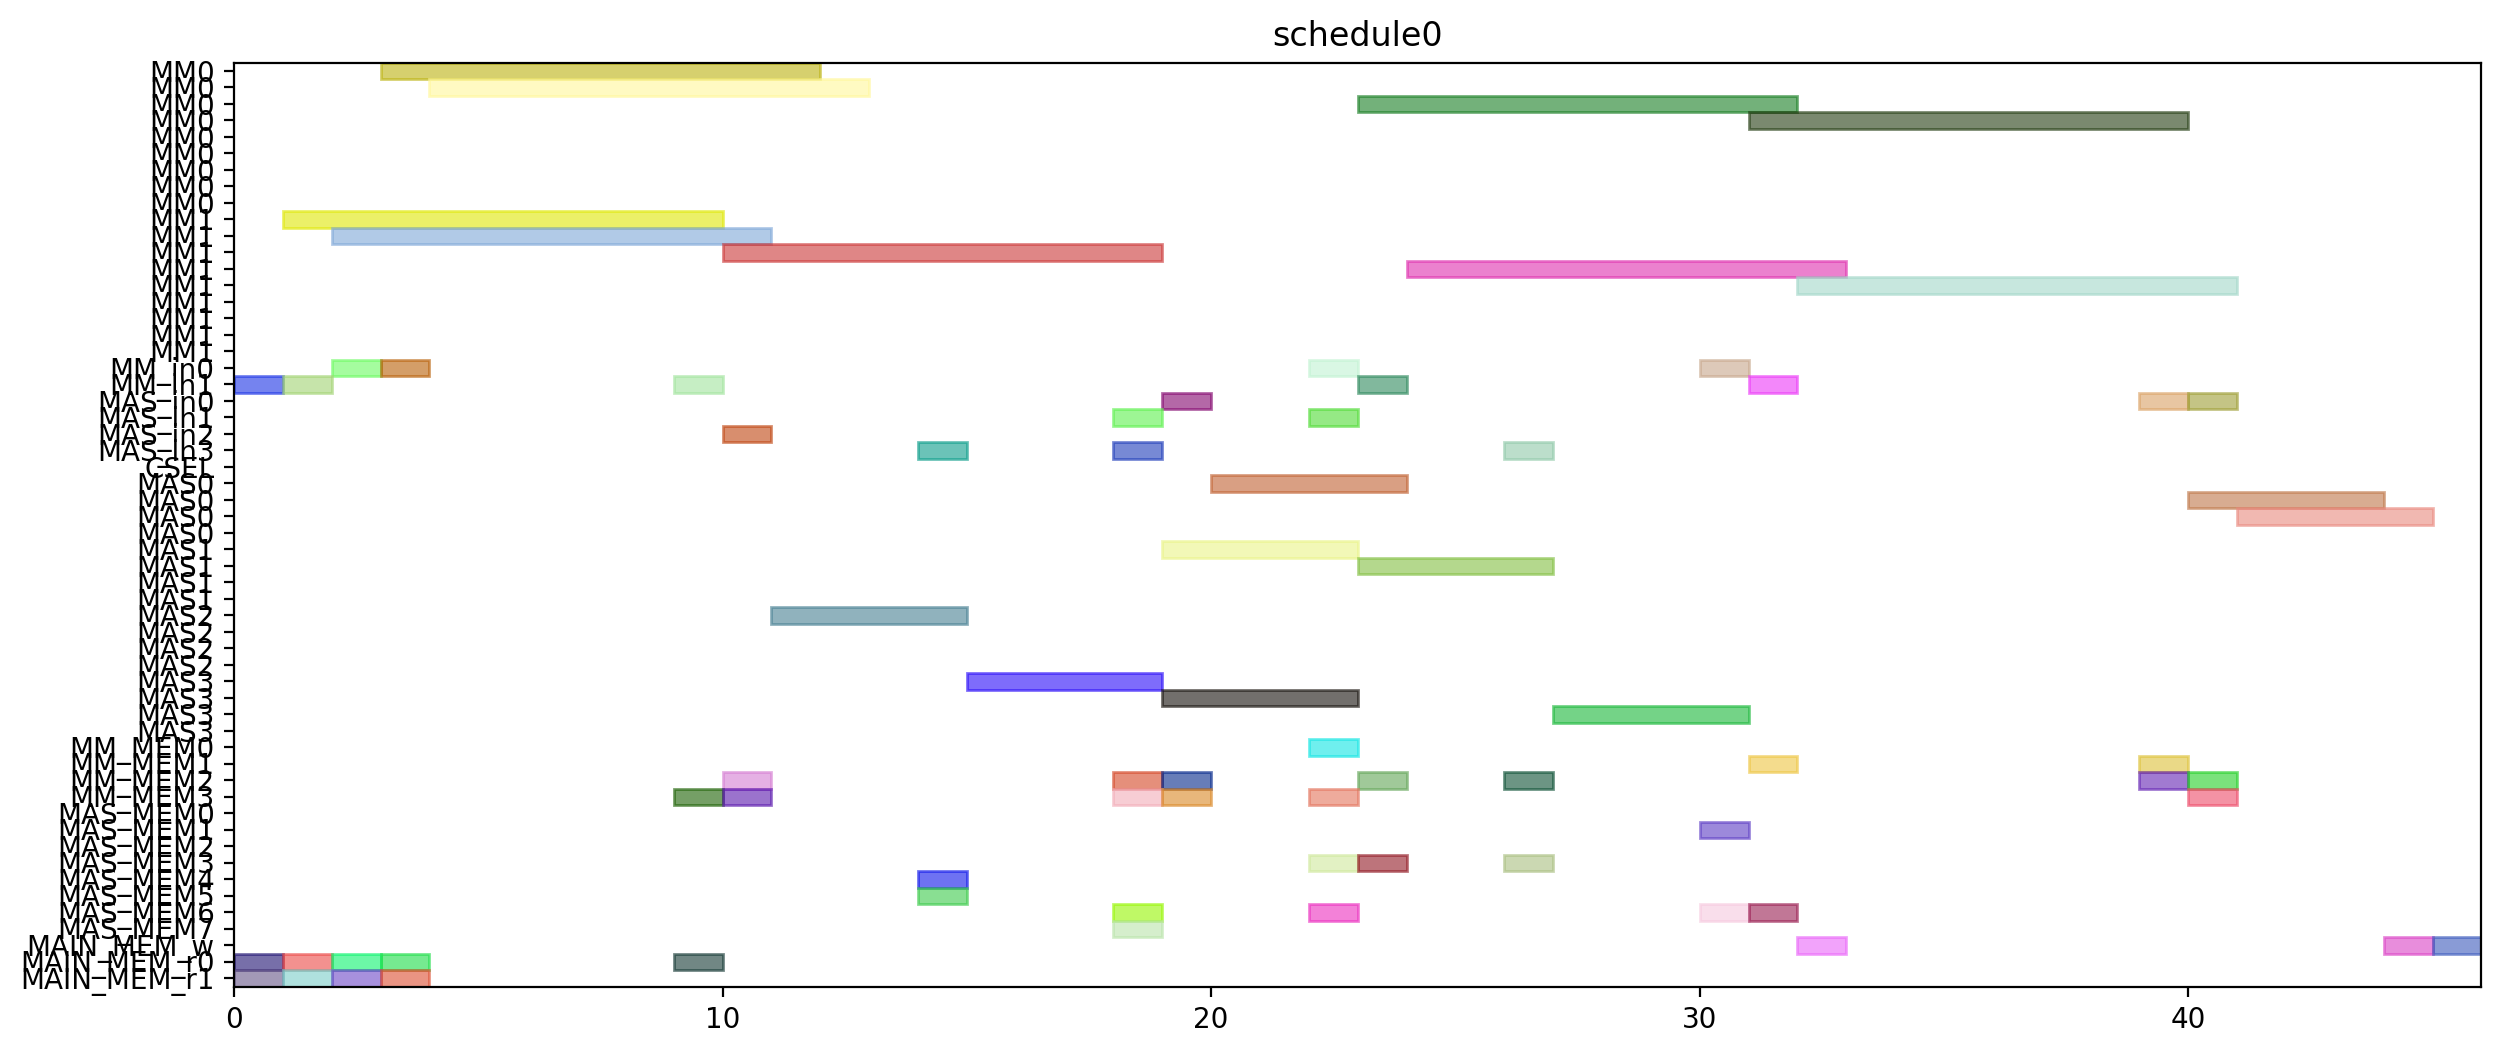

This figure's Python source:
from pyschedule import Scenario, solvers, plotters, alt


def solve():
	horizon = 120
	S = Scenario("schedule0", horizon=horizon)

	# resource
	MM = S.Resources('MM', num=2, size=9)
	MM_in = S.Resources('MM_in', num=2)
	MAS_in = S.Resources('MAS_in', num=4)
	CSEL = S.Resource('CSEL')
	MAS = S.Resources('MAS', num=4, size=4, periods=range(1, horizon))
	MM_MEM = S.Resources('MM_MEM', num=4)
	MAS_MEM = S.Resources('MAS_MEM', num=8)
	MAIN_MEM_w = S.Resource('MAIN_MEM_w', size=1)
	MAIN_MEM_r = S.Resources('MAIN_MEM_r', num=2)

	# result of previous scheduling

	# new tasks
	t0 = S.Task('t0', length=9, delay_cost=1)
	t0 += alt(MM)
	t0_in = S.Task('t0_in', length=1, delay_cost=1)
	t0_in += alt(MM_in)
	S += t0_in*MM_in[0]<=t0*MM[0]
	S += t0_in*MM_in[1]<=t0*MM[1]
	t0_mem0 = S.Task('t0_mem0', length=1, delay_cost=1)
	t0_mem0 += MAIN_MEM_r[0]
	S += t0_mem0 <= t0

	t0_mem1 = S.Task('t0_mem1', length=1, delay_cost=1)
	t0_mem1 += MAIN_MEM_r[1]
	S += t0_mem1 <= t0

	t3 = S.Task('t3', length=9, delay_cost=1)
	t3 += alt(MM)
	t3_in = S.Task('t3_in', length=1, delay_cost=1)
	t3_in += alt(MM_in)
	S += t3_in*MM_in[0]<=t3*MM[0]
	S += t3_in*MM_in[1]<=t3*MM[1]
	t3_mem0 = S.Task('t3_mem0', length=1, delay_cost=1)
	t3_mem0 += MAIN_MEM_r[0]
	S += t3_mem0 <= t3

	t3_mem1 = S.Task('t3_mem1', length=1, delay_cost=1)
	t3_mem1 += MAIN_MEM_r[1]
	S += t3_mem1 <= t3

	t1 = S.Task('t1', length=9, delay_cost=1)
	t1 += alt(MM)
	t1_in = S.Task('t1_in', length=1, delay_cost=1)
	t1_in += alt(MM_in)
	S += t1_in*MM_in[0]<=t1*MM[0]
	S += t1_in*MM_in[1]<=t1*MM[1]
	t1_mem0 = S.Task('t1_mem0', length=1, delay_cost=1)
	t1_mem0 += MAIN_MEM_r[0]
	S += t1_mem0 <= t1

	t1_mem1 = S.Task('t1_mem1', length=1, delay_cost=1)
	t1_mem1 += MAIN_MEM_r[1]
	S += t1_mem1 <= t1

	t2 = S.Task('t2', length=9, delay_cost=1)
	t2 += alt(MM)
	t2_in = S.Task('t2_in', length=1, delay_cost=1)
	t2_in += alt(MM_in)
	S += t2_in*MM_in[0]<=t2*MM[0]
	S += t2_in*MM_in[1]<=t2*MM[1]
	t2_mem0 = S.Task('t2_mem0', length=1, delay_cost=1)
	t2_mem0 += MAIN_MEM_r[0]
	S += t2_mem0 <= t2

	t2_mem1 = S.Task('t2_mem1', length=1, delay_cost=1)
	t2_mem1 += MAIN_MEM_r[1]
	S += t2_mem1 <= t2

	t4 = S.Task('t4', length=9, delay_cost=1)
	t4 += alt(MM)
	t4_in = S.Task('t4_in', length=1, delay_cost=1)
	t4_in += alt(MM_in)
	S += t4_in*MM_in[0]<=t4*MM[0]
	S += t4_in*MM_in[1]<=t4*MM[1]
	t4_mem0 = S.Task('t4_mem0', length=1, delay_cost=1)
	t4_mem0 += MAIN_MEM_r[0]
	S += t4_mem0 <= t4

	t4_mem1 = S.Task('t4_mem1', length=1, delay_cost=1)
	t4_mem1 += alt(MM_MEM)
	S += (t2*MM[0])-1 < t4_mem1*MM_MEM[1]
	S += (t2*MM[1])-1 < t4_mem1*MM_MEM[3]
	S += t4_mem1 <= t4

	t5 = S.Task('t5', length=4, delay_cost=1)
	t5 += alt(MAS)
	t5_in = S.Task('t5_in', length=1, delay_cost=1)
	t5_in += alt(MAS_in)
	S += t5_in*MAS_in[0]<=t5*MAS[0]

	S += t5_in*MAS_in[1]<=t5*MAS[1]

	S += t5_in*MAS_in[2]<=t5*MAS[2]

	S += t5_in*MAS_in[3]<=t5*MAS[3]

	t5_mem0 = S.Task('t5_mem0', length=1, delay_cost=1)
	t5_mem0 += alt(MM_MEM)
	S += (t0*MM[0])-1 < t5_mem0*MM_MEM[0]
	S += (t0*MM[1])-1 < t5_mem0*MM_MEM[2]
	S += t5_mem0 <= t5

	t5_mem1 = S.Task('t5_mem1', length=1, delay_cost=1)
	t5_mem1 += alt(MM_MEM)
	S += (t0*MM[0])-1 < t5_mem1*MM_MEM[1]
	S += (t0*MM[1])-1 < t5_mem1*MM_MEM[3]
	S += t5_mem1 <= t5

	t6 = S.Task('t6', length=4, delay_cost=1)
	t6 += alt(MAS)
	t6_in = S.Task('t6_in', length=1, delay_cost=1)
	t6_in += alt(MAS_in)
	S += t6_in*MAS_in[0]<=t6*MAS[0]

	S += t6_in*MAS_in[1]<=t6*MAS[1]

	S += t6_in*MAS_in[2]<=t6*MAS[2]

	S += t6_in*MAS_in[3]<=t6*MAS[3]

	t6_mem0 = S.Task('t6_mem0', length=1, delay_cost=1)
	t6_mem0 += alt(MAS_MEM)
	S += (t5*MAS[0])-1 < t6_mem0*MAS_MEM[0]
	S += (t5*MAS[1])-1 < t6_mem0*MAS_MEM[2]
	S += (t5*MAS[2])-1 < t6_mem0*MAS_MEM[4]
	S += (t5*MAS[3])-1 < t6_mem0*MAS_MEM[6]
	S += t6_mem0 <= t6

	t6_mem1 = S.Task('t6_mem1', length=1, delay_cost=1)
	t6_mem1 += alt(MAS_MEM)
	S += (t5*MAS[0])-1 < t6_mem1*MAS_MEM[1]
	S += (t5*MAS[1])-1 < t6_mem1*MAS_MEM[3]
	S += (t5*MAS[2])-1 < t6_mem1*MAS_MEM[5]
	S += (t5*MAS[3])-1 < t6_mem1*MAS_MEM[7]
	S += t6_mem1 <= t6

	t9 = S.Task('t9', length=4, delay_cost=1)
	t9 += alt(MAS)
	t9_in = S.Task('t9_in', length=1, delay_cost=1)
	t9_in += alt(MAS_in)
	S += t9_in*MAS_in[0]<=t9*MAS[0]

	S += t9_in*MAS_in[1]<=t9*MAS[1]

	S += t9_in*MAS_in[2]<=t9*MAS[2]

	S += t9_in*MAS_in[3]<=t9*MAS[3]

	t9_mem0 = S.Task('t9_mem0', length=1, delay_cost=1)
	t9_mem0 += alt(MM_MEM)
	S += (t0*MM[0])-1 < t9_mem0*MM_MEM[0]
	S += (t0*MM[1])-1 < t9_mem0*MM_MEM[2]
	S += t9_mem0 <= t9

	t9_mem1 = S.Task('t9_mem1', length=1, delay_cost=1)
	t9_mem1 += alt(MM_MEM)
	S += (t4*MM[0])-1 < t9_mem1*MM_MEM[1]
	S += (t4*MM[1])-1 < t9_mem1*MM_MEM[3]
	S += t9_mem1 <= t9

	t10 = S.Task('t10', length=4, delay_cost=1)
	t10 += alt(MAS)
	t10_in = S.Task('t10_in', length=1, delay_cost=1)
	t10_in += alt(MAS_in)
	S += t10_in*MAS_in[0]<=t10*MAS[0]

	S += t10_in*MAS_in[1]<=t10*MAS[1]

	S += t10_in*MAS_in[2]<=t10*MAS[2]

	S += t10_in*MAS_in[3]<=t10*MAS[3]

	t10_mem0 = S.Task('t10_mem0', length=1, delay_cost=1)
	t10_mem0 += alt(MM_MEM)
	S += (t4*MM[0])-1 < t10_mem0*MM_MEM[0]
	S += (t4*MM[1])-1 < t10_mem0*MM_MEM[2]
	S += t10_mem0 <= t10

	t10_mem1 = S.Task('t10_mem1', length=1, delay_cost=1)
	t10_mem1 += alt(MM_MEM)
	S += (t4*MM[0])-1 < t10_mem1*MM_MEM[1]
	S += (t4*MM[1])-1 < t10_mem1*MM_MEM[3]
	S += t10_mem1 <= t10

	t7 = S.Task('t7', length=4, delay_cost=1)
	t7 += alt(MAS)
	t7_in = S.Task('t7_in', length=1, delay_cost=1)
	t7_in += alt(MAS_in)
	S += t7_in*MAS_in[0]<=t7*MAS[0]

	S += t7_in*MAS_in[1]<=t7*MAS[1]

	S += t7_in*MAS_in[2]<=t7*MAS[2]

	S += t7_in*MAS_in[3]<=t7*MAS[3]

	t7_mem0 = S.Task('t7_mem0', length=1, delay_cost=1)
	t7_mem0 += alt(MAS_MEM)
	S += (t6*MAS[0])-1 < t7_mem0*MAS_MEM[0]
	S += (t6*MAS[1])-1 < t7_mem0*MAS_MEM[2]
	S += (t6*MAS[2])-1 < t7_mem0*MAS_MEM[4]
	S += (t6*MAS[3])-1 < t7_mem0*MAS_MEM[6]
	S += t7_mem0 <= t7

	t7_mem1 = S.Task('t7_mem1', length=1, delay_cost=1)
	t7_mem1 += alt(MAS_MEM)
	S += (t6*MAS[0])-1 < t7_mem1*MAS_MEM[1]
	S += (t6*MAS[1])-1 < t7_mem1*MAS_MEM[3]
	S += (t6*MAS[2])-1 < t7_mem1*MAS_MEM[5]
	S += (t6*MAS[3])-1 < t7_mem1*MAS_MEM[7]
	S += t7_mem1 <= t7

	t11 = S.Task('t11', length=4, delay_cost=1)
	t11 += alt(MAS)
	t11_in = S.Task('t11_in', length=1, delay_cost=1)
	t11_in += alt(MAS_in)
	S += t11_in*MAS_in[0]<=t11*MAS[0]

	S += t11_in*MAS_in[1]<=t11*MAS[1]

	S += t11_in*MAS_in[2]<=t11*MAS[2]

	S += t11_in*MAS_in[3]<=t11*MAS[3]

	t11_mem0 = S.Task('t11_mem0', length=1, delay_cost=1)
	t11_mem0 += alt(MAS_MEM)
	S += (t10*MAS[0])-1 < t11_mem0*MAS_MEM[0]
	S += (t10*MAS[1])-1 < t11_mem0*MAS_MEM[2]
	S += (t10*MAS[2])-1 < t11_mem0*MAS_MEM[4]
	S += (t10*MAS[3])-1 < t11_mem0*MAS_MEM[6]
	S += t11_mem0 <= t11

	t11_mem1 = S.Task('t11_mem1', length=1, delay_cost=1)
	t11_mem1 += alt(MM_MEM)
	S += (t4*MM[0])-1 < t11_mem1*MM_MEM[1]
	S += (t4*MM[1])-1 < t11_mem1*MM_MEM[3]
	S += t11_mem1 <= t11

	t8 = S.Task('t8', length=9, delay_cost=1)
	t8 += alt(MM)
	t8_in = S.Task('t8_in', length=1, delay_cost=1)
	t8_in += alt(MM_in)
	S += t8_in*MM_in[0]<=t8*MM[0]
	S += t8_in*MM_in[1]<=t8*MM[1]
	t8_mem0 = S.Task('t8_mem0', length=1, delay_cost=1)
	t8_mem0 += alt(MM_MEM)
	S += (t4*MM[0])-1 < t8_mem0*MM_MEM[0]
	S += (t4*MM[1])-1 < t8_mem0*MM_MEM[2]
	S += t8_mem0 <= t8

	t8_mem1 = S.Task('t8_mem1', length=1, delay_cost=1)
	t8_mem1 += alt(MAS_MEM)
	S += (t7*MAS[0])-1 < t8_mem1*MAS_MEM[1]
	S += (t7*MAS[1])-1 < t8_mem1*MAS_MEM[3]
	S += (t7*MAS[2])-1 < t8_mem1*MAS_MEM[5]
	S += (t7*MAS[3])-1 < t8_mem1*MAS_MEM[7]
	S += t8_mem1 <= t8

	new_PZ = S.Task('new_PZ', length=9, delay_cost=1)
	new_PZ += alt(MM)
	new_PZ_in = S.Task('new_PZ_in', length=1, delay_cost=1)
	new_PZ_in += alt(MM_in)
	S += new_PZ_in*MM_in[0]<=new_PZ*MM[0]
	S += new_PZ_in*MM_in[1]<=new_PZ*MM[1]
	S += 0<new_PZ

	new_PZ_w = S.Task('new_PZ_w', length=1, delay_cost=1)
	new_PZ_w += alt(MAIN_MEM_w)
	S += new_PZ <= new_PZ_w

	new_PZ_mem0 = S.Task('new_PZ_mem0', length=1, delay_cost=1)
	new_PZ_mem0 += alt(MM_MEM)
	S += (t1*MM[0])-1 < new_PZ_mem0*MM_MEM[0]
	S += (t1*MM[1])-1 < new_PZ_mem0*MM_MEM[2]
	S += new_PZ_mem0 <= new_PZ

	new_PZ_mem1 = S.Task('new_PZ_mem1', length=1, delay_cost=1)
	new_PZ_mem1 += alt(MAS_MEM)
	S += (t7*MAS[0])-1 < new_PZ_mem1*MAS_MEM[1]
	S += (t7*MAS[1])-1 < new_PZ_mem1*MAS_MEM[3]
	S += (t7*MAS[2])-1 < new_PZ_mem1*MAS_MEM[5]
	S += (t7*MAS[3])-1 < new_PZ_mem1*MAS_MEM[7]
	S += new_PZ_mem1 <= new_PZ

	t12 = S.Task('t12', length=4, delay_cost=1)
	t12 += alt(MAS)
	t12_in = S.Task('t12_in', length=1, delay_cost=1)
	t12_in += alt(MAS_in)
	S += t12_in*MAS_in[0]<=t12*MAS[0]

	S += t12_in*MAS_in[1]<=t12*MAS[1]

	S += t12_in*MAS_in[2]<=t12*MAS[2]

	S += t12_in*MAS_in[3]<=t12*MAS[3]

	t12_mem0 = S.Task('t12_mem0', length=1, delay_cost=1)
	t12_mem0 += alt(MM_MEM)
	S += (t0*MM[0])-1 < t12_mem0*MM_MEM[0]
	S += (t0*MM[1])-1 < t12_mem0*MM_MEM[2]
	S += t12_mem0 <= t12

	t12_mem1 = S.Task('t12_mem1', length=1, delay_cost=1)
	t12_mem1 += alt(MAS_MEM)
	S += (t11*MAS[0])-1 < t12_mem1*MAS_MEM[1]
	S += (t11*MAS[1])-1 < t12_mem1*MAS_MEM[3]
	S += (t11*MAS[2])-1 < t12_mem1*MAS_MEM[5]
	S += (t11*MAS[3])-1 < t12_mem1*MAS_MEM[7]
	S += t12_mem1 <= t12

	t13 = S.Task('t13', length=9, delay_cost=1)
	t13 += alt(MM)
	t13_in = S.Task('t13_in', length=1, delay_cost=1)
	t13_in += alt(MM_in)
	S += t13_in*MM_in[0]<=t13*MM[0]
	S += t13_in*MM_in[1]<=t13*MM[1]
	t13_mem0 = S.Task('t13_mem0', length=1, delay_cost=1)
	t13_mem0 += alt(MAS_MEM)
	S += (t12*MAS[0])-1 < t13_mem0*MAS_MEM[0]
	S += (t12*MAS[1])-1 < t13_mem0*MAS_MEM[2]
	S += (t12*MAS[2])-1 < t13_mem0*MAS_MEM[4]
	S += (t12*MAS[3])-1 < t13_mem0*MAS_MEM[6]
	S += t13_mem0 <= t13

	t13_mem1 = S.Task('t13_mem1', length=1, delay_cost=1)
	t13_mem1 += alt(MAS_MEM)
	S += (t9*MAS[0])-1 < t13_mem1*MAS_MEM[1]
	S += (t9*MAS[1])-1 < t13_mem1*MAS_MEM[3]
	S += (t9*MAS[2])-1 < t13_mem1*MAS_MEM[5]
	S += (t9*MAS[3])-1 < t13_mem1*MAS_MEM[7]
	S += t13_mem1 <= t13

	t14 = S.Task('t14', length=9, delay_cost=1)
	t14 += alt(MM)
	t14_in = S.Task('t14_in', length=1, delay_cost=1)
	t14_in += alt(MM_in)
	S += t14_in*MM_in[0]<=t14*MM[0]
	S += t14_in*MM_in[1]<=t14*MM[1]
	t14_mem0 = S.Task('t14_mem0', length=1, delay_cost=1)
	t14_mem0 += alt(MAS_MEM)
	S += (t12*MAS[0])-1 < t14_mem0*MAS_MEM[0]
	S += (t12*MAS[1])-1 < t14_mem0*MAS_MEM[2]
	S += (t12*MAS[2])-1 < t14_mem0*MAS_MEM[4]
	S += (t12*MAS[3])-1 < t14_mem0*MAS_MEM[6]
	S += t14_mem0 <= t14

	t14_mem1 = S.Task('t14_mem1', length=1, delay_cost=1)
	t14_mem1 += alt(MM_MEM)
	S += (t3*MM[0])-1 < t14_mem1*MM_MEM[1]
	S += (t3*MM[1])-1 < t14_mem1*MM_MEM[3]
	S += t14_mem1 <= t14

	new_PY = S.Task('new_PY', length=4, delay_cost=1)
	new_PY += alt(MAS)
	new_PY_in = S.Task('new_PY_in', length=1, delay_cost=1)
	new_PY_in += alt(MAS_in)
	S += new_PY_in*MAS_in[0]<=new_PY*MAS[0]

	S += new_PY_in*MAS_in[1]<=new_PY*MAS[1]

	S += new_PY_in*MAS_in[2]<=new_PY*MAS[2]

	S += new_PY_in*MAS_in[3]<=new_PY*MAS[3]

	S += 0<new_PY

	new_PY_w = S.Task('new_PY_w', length=1, delay_cost=1)
	new_PY_w += alt(MAIN_MEM_w)
	S += new_PY <= new_PY_w

	new_PY_mem0 = S.Task('new_PY_mem0', length=1, delay_cost=1)
	new_PY_mem0 += alt(MM_MEM)
	S += (t8*MM[0])-1 < new_PY_mem0*MM_MEM[0]
	S += (t8*MM[1])-1 < new_PY_mem0*MM_MEM[2]
	S += new_PY_mem0 <= new_PY

	new_PY_mem1 = S.Task('new_PY_mem1', length=1, delay_cost=1)
	new_PY_mem1 += alt(MM_MEM)
	S += (t13*MM[0])-1 < new_PY_mem1*MM_MEM[1]
	S += (t13*MM[1])-1 < new_PY_mem1*MM_MEM[3]
	S += new_PY_mem1 <= new_PY

	new_PX = S.Task('new_PX', length=4, delay_cost=1)
	new_PX += alt(MAS)
	new_PX_in = S.Task('new_PX_in', length=1, delay_cost=1)
	new_PX_in += alt(MAS_in)
	S += new_PX_in*MAS_in[0]<=new_PX*MAS[0]

	S += new_PX_in*MAS_in[1]<=new_PX*MAS[1]

	S += new_PX_in*MAS_in[2]<=new_PX*MAS[2]

	S += new_PX_in*MAS_in[3]<=new_PX*MAS[3]

	S += 0<new_PX

	new_PX_w = S.Task('new_PX_w', length=1, delay_cost=1)
	new_PX_w += alt(MAIN_MEM_w)
	S += new_PX <= new_PX_w

	new_PX_mem0 = S.Task('new_PX_mem0', length=1, delay_cost=1)
	new_PX_mem0 += alt(MM_MEM)
	S += (t14*MM[0])-1 < new_PX_mem0*MM_MEM[0]
	S += (t14*MM[1])-1 < new_PX_mem0*MM_MEM[2]
	S += new_PX_mem0 <= new_PX

	new_PX_mem1 = S.Task('new_PX_mem1', length=1, delay_cost=1)
	new_PX_mem1 += alt(MM_MEM)
	S += (t14*MM[0])-1 < new_PX_mem1*MM_MEM[1]
	S += (t14*MM[1])-1 < new_PX_mem1*MM_MEM[3]
	S += new_PX_mem1 <= new_PX

	solvers.mip.solve(S,msg=1,kind='CPLEX',ratio_gap=1.01)

	solution = [['hoge']*len(S.solution()[1]) for i in range(len(S.solution()))]
	for i in range(len(S.solution())):
		for j in range(len(S.solution()[i])):
			solution[i][j]=str(S.solution()[i][j])
	print(solution)

	cycles = int(solution[-1][3])

	pic_file_name = "/mnt/rose/usr1/fukuda/ABE/multiRAM_multiMAS_16mux/scheduling_result/stage9MM2_stage4MAS4/EP_DBL_A_0/schedule0.png"
	if(S.solution() != []):
		plotters.matplotlib.plot(S,img_filename=pic_file_name, show_task_labels=False, fig_size=(cycles*0.25+3, 6))

	return solution
